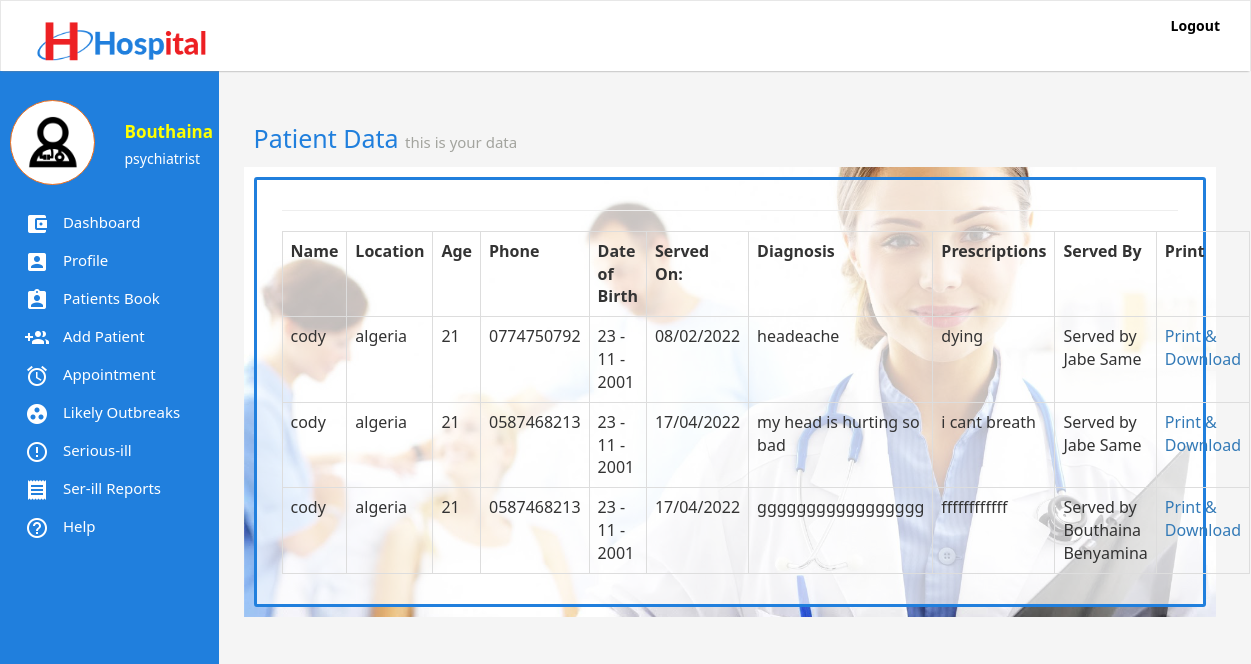
Page /patient-data.php (signed in) on the committed database.
### tables this page shows
CREATE TABLE `users` (
  `id` int(11) NOT NULL,
  `firstName` varchar(255) NOT NULL,
  `secondName` varchar(255) NOT NULL,
  `email` varchar(255) NOT NULL,
  `password` varchar(255) NOT NULL,
  `token` varchar(255) NOT NULL,
  `status` int(11) NOT NULL,
  `phone` varchar(255) NOT NULL,
  `profile` varchar(255) DEFAULT NULL,
  `gender` varchar(255) NOT NULL,
  `role` varchar(255) DEFAULT NULL
);

CREATE TABLE `patients` (
  `id` int(11) NOT NULL,
  `name` varchar(255) NOT NULL,
  `location` varchar(255) NOT NULL,
  `age` varchar(255) NOT NULL,
  `gender` varchar(255) NOT NULL,
  `phone` varchar(255) NOT NULL,
  `dateOfBirth` varchar(255) NOT NULL,
  `cTime` varchar(255) NOT NULL,
  `diagnosis` text NOT NULL,
  `prescription` text NOT NULL,
  `token` varchar(255) NOT NULL,
  `doctor` varchar(255) NOT NULL,
  `number` varchar(255) DEFAULT NULL,
  `pcondition` varchar(255) DEFAULT NULL
);

### classes/User.class.php (called while the page is built, shortened)
<?php
require_once "classes/Db.class.php";
class User{
	public static function loggedIn(){
		if(isset($_COOKIE['emr-user']) && $_COOKIE['emr-user'] != ""){
			return true;
		}
		return false;
	}
	public static function get($token, $field){
		$query = Db::fetch("users", "$field", "token = ? ", $token, "", "", "" );
		$data = Db::num($query);
		return $data[0];
	}
}

### classes/Db.class.php (called while the page is built, shortened)
<?php
class Db{
	public static function connect(){
		try{
			$db = new PDO("mysql:host=".Config::DB_HOST.";dbname=".Config::DB_NAME,Config::DB_USER, Config::DB_PASSWORD);
			$db->setAttribute(PDO::ATTR_ERRMODE, PDO::ERRMODE_EXCEPTION);
		} catch(Exception $e){
			self::returnedSQlError($e);
		}
		return $db;
	}
	public static function fetch($table, $columns,  $whereClause, $whereValue, $orderBy, $limit, $groupBy){
		if($limit == ""){
			$limit = "";
		} else {
			$limit = " LIMIT $limit ";
		}
		if($orderBy == ""){
			$orderBy = "";
		} else {
			$orderBy = " ORDER BY $orderBy ";
		}
		if($groupBy == ""){
			$groupBy = "";
		} else {
			$groupBy = "GROUP BY $groupBy";
		}
		$con = self::connect();
		if($columns == ""){
			$query = $con->prepare("SELECT * FROM $table WHERE $whereClause $groupBy $orderBy $limit");
			if($whereValue != ""){
				if(is_array($whereValue)){
					$n = 0;
					$countWhereValue = count($whereValue);
					while($n < $countWhereValue){
						$paramsCount = $n + 1;
						$query->bindParam($paramsCount, $whereValue[$n]);
						$n++;
					}
				} else {
					$query->bindParam(1, $whereValue);
				}
			} else {
				$query = $con->prepare("SELECT * FROM $table  $groupBy $orderBy  $limit");
			}
		} else {
			$sql = "SELECT ";
			if(is_array($columns)){
				$colsCount = count($columns);
				$start = 0;
				while($start < $colsCount){
					$commas = $start + 1;
					if($commas == $colsCount){
						$sql .= $columns[$start]." ";
					} else {
						$sql .= $columns[$start].", ";
					}
					$start ++;
				}
			} else {
				$sql .= "$columns ";
			}
			if($whereValue != ""){
				$sql .= "FROM $table WHERE $whereClause $groupBy $orderBy $limit";
				$query = $con->prepare($sql);
				if(is_array($whereValue)){
					$n = 0;
					$countWhereValue = count($whereValue);
					while($n < $countWhereValue){
						$paramsCount = $n + 1;
						$query->bindParam($paramsCount, $whereValue[$n]);
						$n++;
					}
				} else {
					$query->bindParam(1, $whereValue);
				}
			} else {
				$sql .= "FROM $table $groupBy $orderBy $limit";
				$query = $con->prepare($sql);
			}
		}
		$query->execute();
		return $query;
	}
	public static function count($query){
		return $query->rowCount();
	}
	public static function assoc($query){
		return $query->fetch(PDO::FETCH_ASSOC);
	}
	public static function num($query){
		return $query->fetch(PDO::FETCH_NUM);
	}
}

### importance.php (called while the page is built, shortened)
<?php
require_once "classes/User.class.php";
if(User::loggedIn()){
	$token = $_COOKIE['emr-user'];
	$userFirstName = User::get($token, "firstName");
	$userToken = User::get($token, "token");
	$userStatus = User::get($token, "status");
	$userRole = User::get($token, "role");
	if($userStatus == 1){
		$userRole = "Admin";
	} else {
		$userRole = $userRole;
	}
}

### classes/Table.class.php (the view, shortened to what this page needs)
<?php
class Table{
	public static function start(){
		echo "<table class='table table-bordered table-stripped' >";
	}
	public static function header(array $heading){
		$headingData = "<tr>";
		for($i = 0; $i < count($heading); $i++ ){
			$headingData .= "<td><strong>".$heading[$i]."</strong></td>";
		}
		$headingData .= "</tr>";
		echo $headingData;
	}
	public static function body(array $body){
		$bodyData = "<tr>";
		for($j = 0; $j < count($body); $j++ ){
			$bodyData .= "<td>".$body[$j]."</td>";
		}
		$bodyData .= "</tr>";
		echo $bodyData;
	}
	public static function close(){
		echo "</table>";
	}
}

### patient-data.php (shortened to what this page needs)
<?php
require_once "importance.php";
require_once "classes/Patient.class.php";
?>
<html>
<head>
	<?php require_once "inc/head.inc.php";  ?>
</head>
<body>
	<?php require_once "inc/header.inc.php"; ?>
	<div class='container-fluid'>
		<div class='row'>
			<div class='col-md-2'><?php require_once "inc/sidebar.inc.php"; ?></div>
			<div class='col-md-10'>
				<div class='content-area'>
				<div class='content-header'>
					Patient Data <small>this is your data</small>
				</div>
				<div class='content-body'>
					<div class='form-holder'>
						<hr />
						<?php Patient::getPatientData($_SESSION['patient']); ?>
					</div>
				</div>
				</div>
			</div>
		</div>
	</div>
</body>
</html>

### inc/head.inc.php (shortened to what this page needs)
<link rel="stylesheet" type="text/css" href="css/bootstrap.css" />
<link rel="stylesheet" type="text/css" href="css/q.css" />
<link rel="stylesheet" type="text/css" href="css/animate.css" />
<link rel="stylesheet" type="text/css" href="css/main.css" />

### inc/header.inc.php (shortened to what this page needs)
<?php
require_once "classes/Patient.class.php";
?>
<nav role="navigation" class="navbar navbar-default real-nav" >
    <div class="container-fluid">
        <div class="navbar-header">
            <a href="index.php" class="navbar-brand"><img src='images/hospital-logo.png' class='img-responsive img-logo' style="height: 50px; margin-bottom: 100px;" /></a>
        </div>
        <div id="navbarCollapse" class="collapse navbar-collapse">
            <ul class="nav navbar-nav navbar-right">
                <?php if(!User::loggedIn() && !Patient::isPatientIn() ) {?>
                    <li><a href='login.php'>Login</a></li>
                    <?php } else {
                ?>
			    <li><a href='logout.php'>Logout</a></li>
                <?php
                } ?>
            </ul>
        </div>
    </div>
</nav>

### inc/sidebar.inc.php
<?php
if(User::loggedIn()){
	if($userStatus == 1){
	?>
	<div class='sidebar'>
		<div class='sidebar-area'>
			<div class='row' style='margin-bottom: 20px;'>
				<div class='col-md-6'>
					<div class='user-profile'>
						<img src='images/3678412 - doctor medical care medical help stethoscope.png' class='img-responsive' style='max-height: 80px;' />
					</div>
				</div>
				<div class='col-md-6'>
					<div class='user-names'>
						<?php echo "$userFirstName";  ?>
					</div>
					<div class='user-role'>
						<?php echo "$userRole";  ?>
					</div>
				</div>
			</div>
			<ul class='sidebar-menu'>
				<li><a href='index.php'><img class='sidebar-menu-icon' src='images/ic_account_balance_wallet_white_24dp.png'  /> Dashboard</a></li>
				<li><a href='profile.php?token=<?php echo $userToken; ?>'><img class='sidebar-menu-icon' src='images/ic_account_box_white_24dp.png'  /> Profile</a></li>
				<li><a href='patients.php'><img class='sidebar-menu-icon' src='images/ic_assignment_ind_white_24dp.png'  /> Patients Book</a></li>
				<li><a href='add-doctors.php'><img class='sidebar-menu-icon' src='images/ic_group_add_white.png'  /> Add Doctors</a></li>
				<li><a href='doctors-record.php'><img class='sidebar-menu-icon' src='images/ic_group_add_white.png'  /> Doctors' Records</a></li>
				<li><a href='appointments.php'><img class='sidebar-menu-icon' src='images/ic_alarm_white_24dp.png'  /> Appointment</a></li>
				<li><a href='help.php'><img class='sidebar-menu-icon' src='images/ic_help_outline_white_24dp.png'  /> Help </a></li>
				<li><a href='add-outbreak.php'><img class='sidebar-menu-icon' src='images/ic_group_work_white_24dp.png'  /> Add Outbreaks</a></li>
				<li><a href='outbreaks.php'><img class='sidebar-menu-icon' src='images/ic_group_work_white_24dp.png'  /> Likely Outbreaks</a></li>
				<li><a href='serill.php'><img class='sidebar-menu-icon' src='images/ic_error_outline_white_24dp.png'  /> Serious-ill</a></li>
				<li><a href='reports.php'><img class='sidebar-menu-icon' src='images/ic_receipt_white_24dp.png'  /> Ser-ill Reports</a></li>
			</ul>
		</div>
	</div>
	<?php
	} else {
	?>
	<div class='sidebar'>
		<div class='sidebar-area'>
			<div class='row' style='margin-bottom: 20px;'>
				<div class='col-md-6'>
					<div class='user-profile'>
						<img src='images/3678412 - doctor medical care medical help stethoscope.png' class='img-responsive' style='max-height: 80px;' />
					</div>
				</div>
				<div class='col-md-6'>
					<div class='user-names'>
						<?php echo "$userFirstName";  ?>
					</div>
					<div class='user-role'>
						<?php echo "$userRole";  ?>
					</div>
				</div>
			</div>
			<ul class='sidebar-menu'>
				<li><a href='index.php'><img class='sidebar-menu-icon' src='images/ic_account_balance_wallet_white_24dp.png'  /> Dashboard</a></li>
				<li><a href='profile.php?token=<?php echo $userToken; ?>'><img class='sidebar-menu-icon' src='images/ic_account_box_white_24dp.png'  /> Profile</a></li>
				<li><a href='patients.php'><img class='sidebar-menu-icon' src='images/ic_assignment_ind_white_24dp.png'  /> Patients Book</a></li>
				<li><a href='new-patient.php'><img class='sidebar-menu-icon' src='images/ic_group_add_white.png'  /> Add Patient</a></li>
				<li><a href='appointments.php'><img class='sidebar-menu-icon' src='images/ic_alarm_white_24dp.png'  /> Appointment</a></li>
				<li><a href='outbreaks.php'><img class='sidebar-menu-icon' src='images/ic_group_work_white_24dp.png'  /> Likely Outbreaks</a></li>
				<li><a href='serill.php'><img class='sidebar-menu-icon' src='images/ic_error_outline_white_24dp.png'  /> Serious-ill</a></li>
				<li><a href='reports.php'><img class='sidebar-menu-icon' src='images/ic_receipt_white_24dp.png'  /> Ser-ill Reports</a></li>
				<li><a href='help.php'><img class='sidebar-menu-icon' src='images/ic_help_outline_white_24dp.png'  /> Help </a></li>
			</ul>
		</div>
	</div>
<?php
}
} else if(Patient::isPatientIn() ) {
?>
<div class='sidebar'>
		<div class='sidebar-area'>
			<div class='row' style='margin-bottom: 20px;'>
				<div class='col-md-6'>
					<div class='user-profile'>
						<img src='images/3678443 - ambulance fast fast hospital.png' class='img-responsive' style='max-height: 80px;' />
					</div>
				</div>
				<div class='col-md-6'>
					<div class='user-names'>
						<?php echo Patient::getP($_SESSION['patient'], "name");  ?>
					</div>
					<div class='user-role'>
						<?php echo "Patient";  ?>
					</div>
				</div>
			</div>
			<ul class='sidebar-menu'>
				<li><a href='patient-data.php'><img class='sidebar-menu-icon' src='images/ic_account_balance_wallet_white_24dp.png'  /> Your Data</a></li>
				<li><a href='book-appointments.php'><img class='sidebar-menu-icon' src='images/ic_alarm_white_24dp.png'  /> Book an Appointment</a></li>
				<li><a href='p-sent-appointments.php'><img class='sidebar-menu-icon' src='images/ic_alarm_white_24dp.png'  />Sent Appointments</a></li>
				<li><a href='p-reply-appointments.php'><img class='sidebar-menu-icon' src='images/ic_alarm_white_24dp.png'  />Replies</a></li>
				<li><a href='help.php'><img class='sidebar-menu-icon' src='images/ic_help_outline_white_24dp.png'  /> Help</a></li>
				<li><a href='logout.php'><img class='sidebar-menu-icon' src='images/ic_group_work_white_24dp.png'  /> Logout</a></li>
			</ul>
		</div>
	</div>
<?php
}

### classes/Patient.class.php (shortened to what this page needs)
<?php
require_once "classes/Table.class.php";
class Patient{
	public static function get($token, $field){
		$query = Db::fetch("patients", "$field", "token = ? ", $token, "", "", "");
		if(Db::count($query)){
			$data = Db::num($query);
			return $data[0];
		}
	}
	public static function getPatientData($patient){
		$query = Db::fetch("patients", "", "number = ? ", "$patient", "", "", "");
		Table::start();
		$heading = array("Name", "Location", "Age", "Phone", "Date of Birth", "Served On:", "Diagnosis", "Prescriptions", "Served By", "Print");
		Table::header($heading);
	    while($data = Db::assoc($query)){
			$token = $data['token'];
			$name = self::get($token, "name");
			$location = self::get($token, "location");
			$age = self::get($token, "age");
			$phone = self::get($token, "phone");
			$dateOfBirth = self::get($token, "dateOfBirth");
			$time = self::get($token, "cTime");
			$diagnosis = self::get($token, "diagnosis");
			$prescription = self::get($token, "prescription");
			$date = strftime(date("d/m/Y", $time));
			$doctor = self::get($token, "doctor");
			$doctorFirstName = User::get($doctor, "firstName");
			$doctorSecondName = User::get($doctor, "secondName");
			$servedBy = "Served by $doctorFirstName $doctorSecondName";
			Table::body(array($name, $location, $age, $phone, $dateOfBirth, $date, $diagnosis, $prescription, $servedBy, "<a href='print.php?patient=$token'>Print & Download</a>"));
		}
		Table::close();
	}
}

### css/main.css (style rules this page uses)
body { background: #F5F5F5; font-family: "Segoe UI", Frutiger, "Frutiger Linotype", "Dejavu Sans", "Helvetica Neue", Arial, sans-serif !important; }
.navbar-brand { margin: 0 0 20px 0 !important; display: block; }
.real-nav { background: #fff; border-bottom: 0px !important; box-shadow: 0 2px 2px -2px gray !important; border-radius: 0 !important; z-index: 99; }
.real-nav .navbar-nav li a { color: #000; font-weight: bold; }
.content-area { background: #F5F5F5; padding: 20px; }
.content-header { font-size: 25px; color: black; padding: 10px; color: #207FDD; }
.content-header small { font-size: 15px; color: #A3A49E; }
.content-body { background: url("../images/how-to-find-a-doctor-in-croatia.jpg") #fff; background-size: cover; background-repeat: none; background-position: center center; padding: 10px; min-height: 300px; }
.form-holder { padding: 10px 25px; border: 3px solid #207FDD; border-radius: 3px; background: rgba(255, 255, 255, 0.7); }
.sidebar { position: relative; }
.sidebar .sidebar-area { z-index: 1; position: fixed; top: 50px; background: #207FDD; width: 219px; height: 100%; padding: 100px 10px 10px 10px; left: 0; top: 0; min-height: 500px; }
.sidebar-menu { padding: 0; }
.sidebar-menu li { list-style-type: none; }
.sidebar-menu li a { color: #fff; z-index: 999; display: block; text-decoration: none !important; padding: 7px 15px; font-size: 15px; }
.sidebar-menu-icon { margin-right: 10px; }
.user-profile { background: #fff; border: 1px solid #F2711D; padding: 15px; border-radius: 60px; }
.user-names { color: #FFFF02; font-weight: bold; font-size: 17px; margin: 20px 0px 5px 0px; }
.user-role { color: #FFF; }

### rows in the picture
users: firstName "Bouthaina", userRole "psychiatrist"
patients: name "cody", location "algeria", age "21", phone "0774750792", dateOfBirth "23 - 11 - 2001", j "08/02/2022", diagnosis "headeache", prescription "dying", j "Served by Jabe Same", j "Print & Download"
patients: name "cody", location "algeria", age "21", phone "0587468213", dateOfBirth "23 - 11 - 2001", j "17/04/2022", diagnosis "my head is hurting so bad", prescription "i cant breath", j "Served by Jabe Same", j "Print & Download"
patients: name "cody", location "algeria", age "21", phone "0587468213", dateOfBirth "23 - 11 - 2001", j "17/04/2022", diagnosis "ggggggggggggggggg", prescription "ffffffffffff", j "Served by Bouthaina Benyamina", j "Print & Download"

### other values in the picture
$heading[$i] "Name"
$heading[$i] "Location"
$heading[$i] "Age"
$heading[$i] "Phone"
$heading[$i] "Date of Birth"
$heading[$i] "Served On:"
$heading[$i] "Diagnosis"
$heading[$i] "Prescriptions"
$heading[$i] "Served By"
$heading[$i] "Print"
